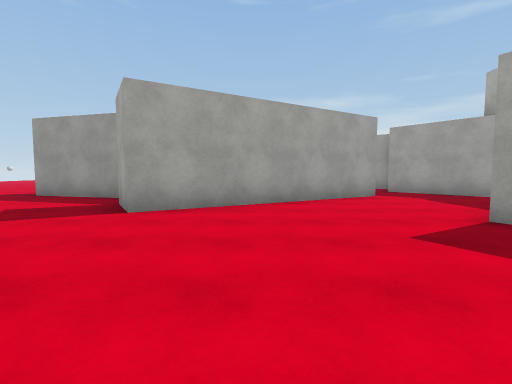
View 1 (above)

20 first-person views from a walk through a Unity game level. The camera is 1.2 m above the floor, tilts 4° down and sees 85° across. The floor is counted in squares, 2 m on a side. Each view is taken from the middle of a square. On the plan, view 1 faces up. The plan holds only what a view shows up to about 9 squares ahead; the rest is blank. The place goes on beyond the plan. Surface patterns are stand-ins for the level's own textures.

View 2
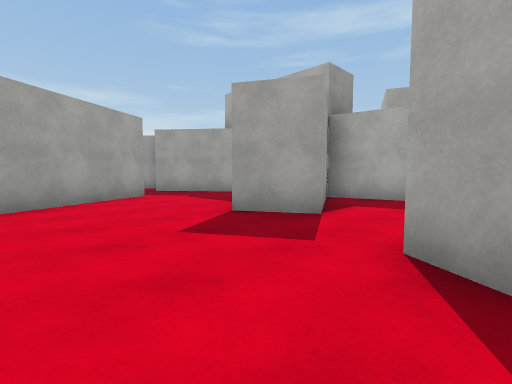

View 3
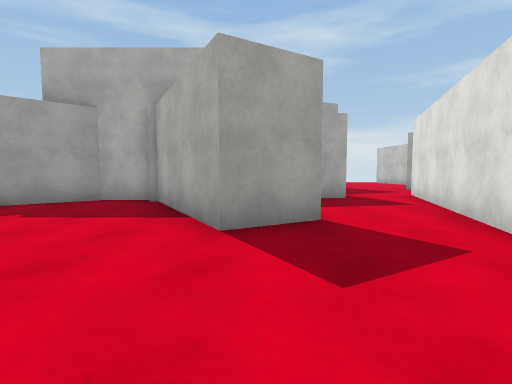

View 4
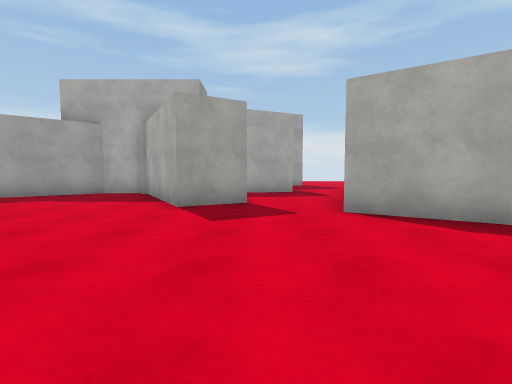

View 5
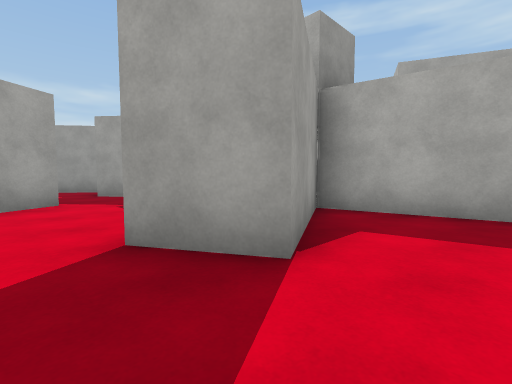

View 6
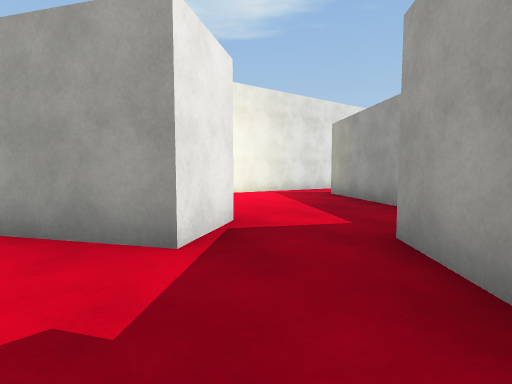

View 7
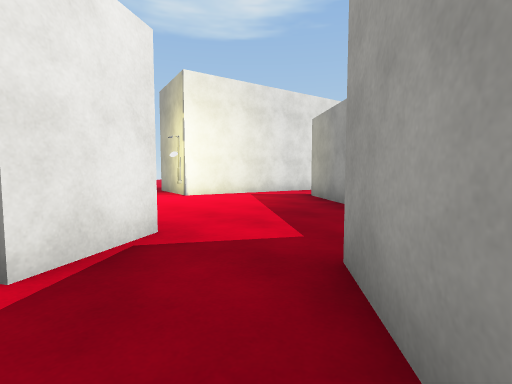

View 8
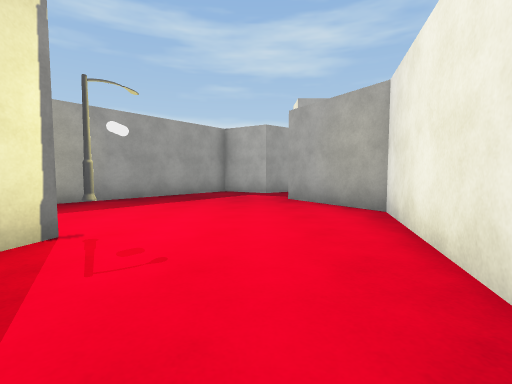

View 9
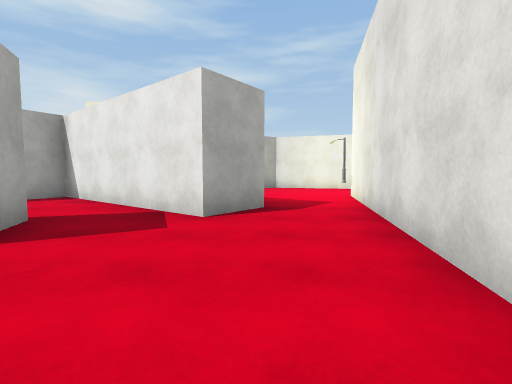

View 10
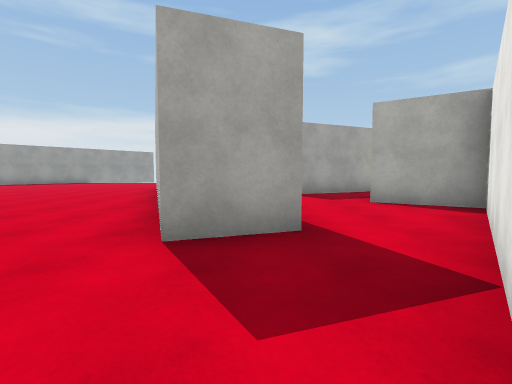

View 11
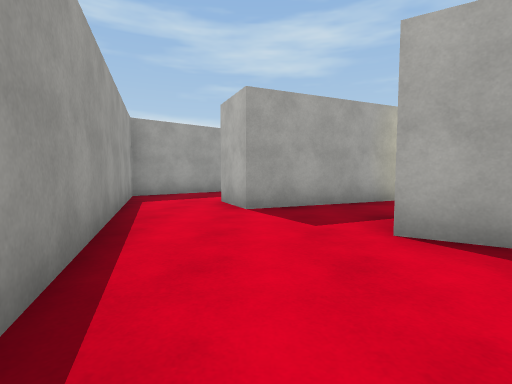

View 12
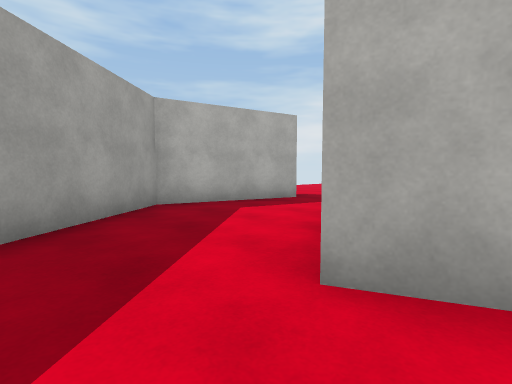

View 13
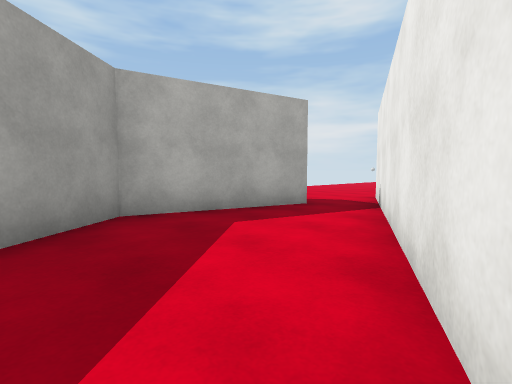

View 14
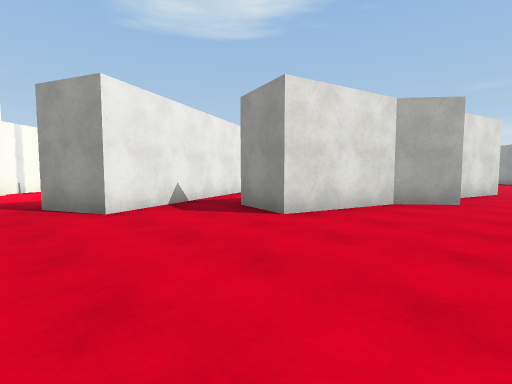

View 15
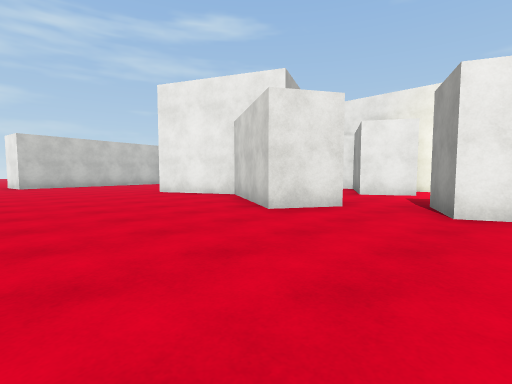

View 16
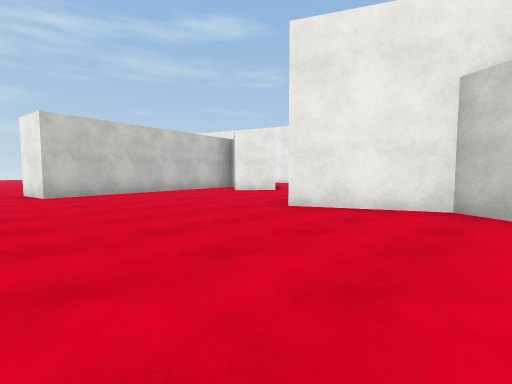

View 17
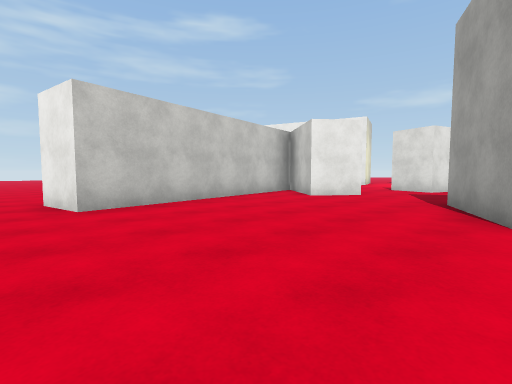

View 18
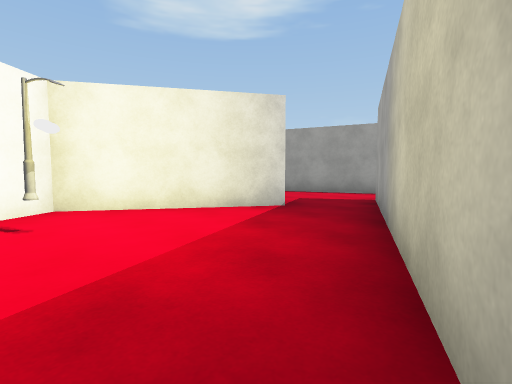

View 19
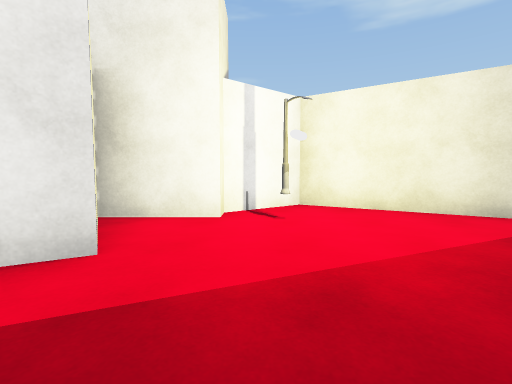

View 20
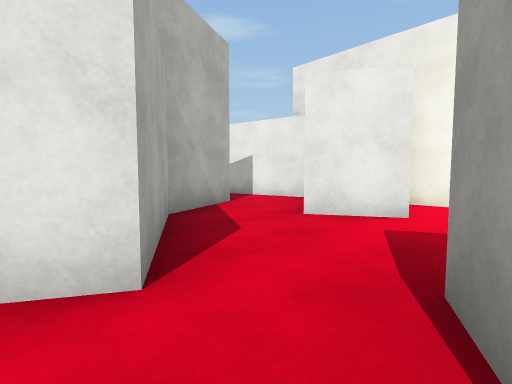

### Floor plan
Points are (right, up) in squares from view 1. A wall is a line through its corners. A room is listed if a view was taken in it or the views show most of it. See-through windows are left out.
Room 1 (views 1, 2, 3, 5, 6, 7)
walls: (2.6, 0.5) (6.3, -0.8); (1.1, -1) (2.2, 0.7); (3, 7.1) (-1.9, 4.1); (6.6, 0.8) (6.1, 3.6) (3.5, 2.2) (2.8, 3.4) (6, 5.2) (6, 6.3) (4.8, 7.8)
ways out: opening at (-1.7, 1.5) to room 2; opening at (7, 0) to room 2; opening at (4, 7.5) to room 7
Room 2 (views 4, 8, 9, 10)
walls: (6.3, -0.8) (7.5, -1.2) (7.2, -2); (9.8, -2.2) (10.8, -3.1); (-1.9, 4.1) (-2.6, 5.3); (7.4, 4) (7.8, 1.7); (9.2, 3.4) (11.1, 4.3) (12.4, 6.6); (-3.1, 6.5) (-5.8, 7.2); (9, 6.8) (9.7, 5.6) (8.3, 4.9); (-2.9, 7.9) (-1.7, 7.6); (15.9, -3.9) (16.2, -5.3); (-1.4, 10.8) (-3.5, 11.3); (0.9, 13.2) (1.7, 14.3) (3, 13.2); (3.9, 14.5) (3.4, 15.8) (6, 16.8); (-0.2, 16.8) (-0.8, 13.7)
ways out: opening at (-1.7, 1.5) to room 1; opening at (7, 0) to room 1; opening at (3, 14) to room 3; opening at (11, -1.5) to room 5; opening at (17, -4.5) to room 5; opening at (10.5, 6) to room 6; opening at (-2, 9) to room 7; opening at (0, 14) to room 7
Room 3 (views 11, 13)
walls: (7.8, 12) (7.2, 11); (8.3, 16.1) (4.9, 14.9); (9.2, 12.7) (8.5, 14.2) (9.8, 14.7); (3, 13.2) (5.7, 11.1) (6.7, 12.7)
ways out: opening at (3, 14) to room 2; opening at (9.5, 15) to room 4; opening at (8, 11.5) to room 6
Room 4 (view 12)
walls: (10, 14.3) (11.9, 10.1); (13.1, 10.5) (14, 13.6) (11.1, 17.1) (8.3, 16.1)
ways out: opening at (9.5, 15) to room 3; opening at (13, 11) to room 5
Room 5 (views 14, 15, 16, 17, 20)
walls: (12.4, 6.6) (13.6, 5.9) (12, 3.2) (13, 0.9) (10.9, -0.1); (10.8, -3.1) (9.8, -4.4); (11.9, 10.1) (12.7, 8.3); (10, -4.9) (15.9, -3.9); (16.1, 13.4) (15.1, 12.6) (14.5, 10.1) (13.1, 10.5)
ways out: opening at (11, -1.5) to room 2; opening at (17, -4.5) to room 2; opening at (13, 11) to room 4; opening at (12, 7) to room 6; opening at (17, 13)
Room 6 (views 18, 19)
walls: (11, 8.7) (9.2, 12.7); (7.2, 11) (5.8, 8.8) (6.8, 7.5) (7.3, 7.5) (7.3, 5.9) (9, 6.8); (12.7, 8.3) (11.3, 7.7)
ways out: opening at (10.5, 6) to room 2; opening at (8, 11.5) to room 3; opening at (12, 7) to room 5
objects: streetlight (7, 8)
Room 7 (no view inside)
walls: (-1.7, 7.6) (0.2, 7) (2.3, 8.3) (3, 7.1); (-0.8, 13.7) (-1.4, 10.8); (4.8, 7.8) (4.1, 8.7) (4.9, 10) (0.9, 13.2)
ways out: opening at (4, 7.5) to room 1; opening at (-2, 9) to room 2; opening at (0, 14) to room 2
objects: streetlight (-1, 11)

Where each view was taken, in squares from view 1:
view 1: 0 up, 0 right, facing up
view 2: 0 up, 0 right, facing up-right
view 3: 3 up, 0 right, facing right
view 4: 2 up, 2 left, facing right
view 5: 1 up, 2 right, facing up-right
view 6: 6 up, 5 right, facing up-left
view 7: 7 up, 5 right, facing up-left
view 8: 9 up, 4 left, facing right
view 9: 18 up, 1 right, facing down
view 10: 15 up, 1 right, facing right
view 11: 14 up, 4 right, facing right
view 12: 16 up, 9 right, facing down-right
view 13: 15 up, 10 right, facing down-right
view 14: 7 up, 17 right, facing up-left
view 15: 9 up, 17 right, facing down-left
view 16: 4 up, 17 right, facing down-left
view 17: 1 up, 17 right, facing down-left
view 18: 8 up, 11 right, facing up-left
view 19: 8 up, 11 right, facing left
view 20: 8 up, 13 right, facing down-left
